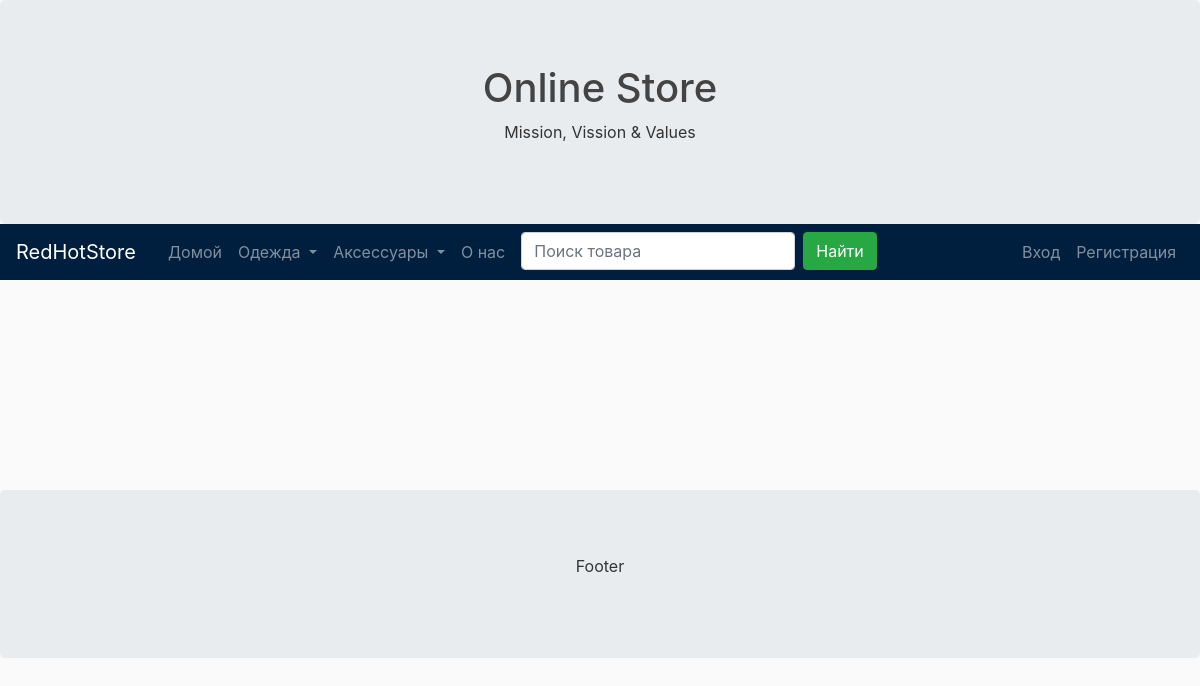
Page /home on the earlier database version.
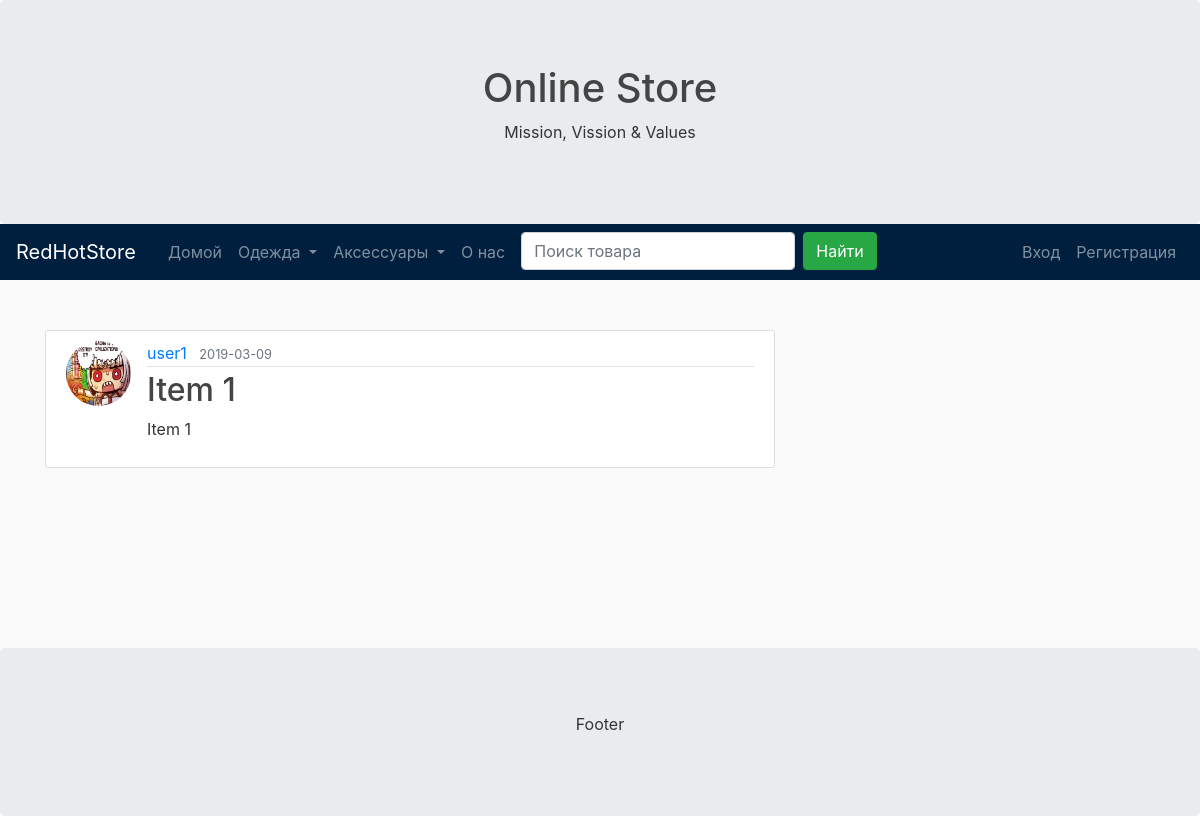
Same page on the later database version.
### FlaskSite/models.py (models this page shows, shortened)
class Post(database.Model):
    id = database.Column(database.Integer, primary_key=True)
    title = database.Column(database.String(80), nullable=False)
    date_posted = database.Column(database.DateTime, nullable=False, default=datetime.utcnow)
    content = database.Column(database.Text, nullable=False)
    user_id = database.Column(database.Integer, database.ForeignKey('user.id'), nullable=False)

class User(database.Model, UserMixin):
    id = database.Column(database.Integer, primary_key=True)
    username = database.Column(database.String(20), unique=True, nullable=False)
    email = database.Column(database.String(60), unique=True, nullable=False)
    image_file = database.Column(database.String(20), nullable=False, default='default.jpg')
    password = database.Column(database.String(60), nullable=False)
    posts = database.relationship('Post', backref='author', lazy=True)

### FlaskSite/routes.py (the view)
@app.route('/')
@app.route('/home')
def home():
    posts = Post.query.all()
    return render_template('home.html', title='Home', posts=posts)

### FlaskSite/templates/home.html
{% extends "base.html" %}
{% block content %}
    {% for post in posts %}
        <article class="media content-section">
         <img class="rounded-circle article-img" src="{{ url_for('static',filename='profile_photos/'+post.author.image_file)}}">
            <div class="media-body">
                <div class="article-metadata">
                    <a class="mr-2" href="#">{{ post.author.username }}</a>
                    <small class="text-muted">{{ post.date_posted.strftime('%Y-%m-%d') }}</small>
                </div>
                <h2><a class="article-title" href="#">{{ post.title }}</a></h2>
                <p class="article-content">{{ post.content }}</p>
            </div>
        </article>
    {% endfor %}
{% endblock content %}

### FlaskSite/templates/base.html (shortened to what this page needs)
<!DOCTYPE html>
<html>
<head>
    <link rel="stylesheet" href="https://stackpath.bootstrapcdn.com/bootstrap/4.3.1/css/bootstrap.min.css">
    <link rel="stylesheet" type="text/css" href="{{ url_for('static', filename='main.css') }}">
    <link rel="stylesheet" type="text/css" href="{{ url_for('static', filename='navbar.css') }}">
</head>
<body>
<div class="jumbotron">
    <div class="container text-center">
        <h1>Online Store</h1>
        <p>Mission, Vission & Values</p>
    </div>
</div>
<nav class="navbar navbar-expand-md navbar-dark bg-nav sticky-top">
    <a class="navbar-brand mr-4" href="{{ url_for('home') }}">RedHotStore</a>
    <div class="collapse navbar-collapse" id="navbarToggle">
        <ul class="navbar-nav mr-auto">
            <li class="nav-item"><a class="nav-item nav-link" href="{{ url_for('home') }}">Домой</a></li>
            <li class="nav-item dropdown">
                <a class="nav-link dropdown-toggle" href="#" id="navbardrop" data-toggle="dropdown">
                    Одежда
                </a>
            </li>
            <li class="nav-item dropdown">
                <a class="nav-link dropdown-toggle" href="#" id="navbardrop" data-toggle="dropdown">
                    Аксессуары
                </a>
            </li>
            <li class="nav-item"><a class="nav-item nav-link" href="{{ url_for('about') }}">О нас</a></li>
            <li class="nav-item ml-2">
                <form class="form-inline" action="/action_page.php">
                    <input class="form-control mr-sm-2" type="text" placeholder="Поиск товара">
                    <button class="btn btn-success" type="submit">Найти</button>
                </form>
            </li>
        </ul>
        <div class="navbar-nav">
            {% if current_user.is_authenticated %}
                <a class="nav-item nav-link" href="{{ url_for('new_post') }}">Добавить вещь</a>
                <a class="nav-item nav-link" href="{{ url_for('profile') }}">Мой профиль</a>
                <a class="nav-item nav-link" href="{{ url_for('logout') }}">Выйти</a>
            {% else %}
                <a class="nav-item nav-link" href="{{ url_for('login') }}">Вход</a>
                <a class="nav-item nav-link" href="{{ url_for('register') }}">Регистрация</a>
            {% endif %}
        </div>
    </div>
</nav>
<main role="main" class="container">
    <div class="row">
        <div class="col-md-8">
            {% block content %}{% endblock %}
        </div>
    </div>
</main>
<div class="jumbotron text-center" style="margin-bottom:0; margin-top: 10rem">
  <p>Footer</p>
</div>
</body>
</html>

### FlaskSite/static/main.css (style rules this page uses)
body { background: #fafafa; color: #333333; margin-top: 5rem; }
h1, h2, h3, h4, h5, h6 { color: #444444; }
.bg-nav { background-color: #001f3f; }
.content-section { background: #ffffff; padding: 10px 20px; border: 1px solid #dddddd; border-radius: 3px; margin-bottom: 20px; }
.article-title { color: #444444; }
.article-content { white-space: pre-line; }
.article-img { height: 65px; width: 65px; margin-right: 16px; }
.article-metadata { padding-bottom: 1px; margin-bottom: 4px; border-bottom: 1px solid #e3e3e3 }

### FlaskSite/static/navbar.css (style rules this page uses)
.navbar { margin-bottom: 50px; border-radius: 0; }
.jumbotron { margin-bottom: 0; }
body { width: 100%; height: 100%; padding: 0; margin: 0; }

Differences in the rows shown:
added Post: image_file (placeholder picture), author.username "user1", date_posted "2019-03-09", title "Item 1", content "Item 1"
